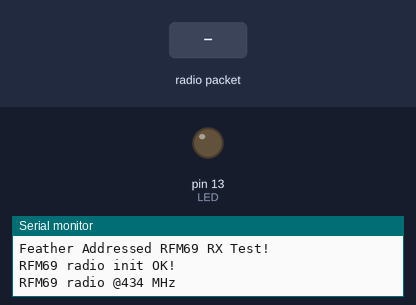
A sketch run on a simulated Arduino Uno, built with avr-gcc and run on an emulated ATmega328P. Parts: output pins drawn as LEDs (lit = HIGH), the last lines printed to the serial monitor. Dashed ring = blinking. The inputs (shaded band) are chosen by the test bench. No radio packets arrive unless stated; pins used as bus, display or sensor lines are not drawn.

Above: at 4.2 s.
4.3 s: radio packet "1" arrives
At 4.47 s:
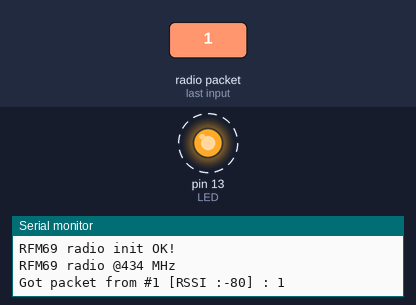
Timing chart, 0 to 7.3 s (numbered marks = the images above; inputs shaded):
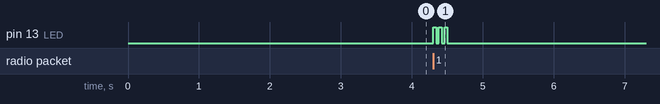

The sketch:

Testeur_reseau.ino
```cpp
// rf69 demo tx rx.pde
// -*- mode: C++ -*-
// Example sketch showing how to create a simple addressed, reliable messaging client
// with the RH_RF69 class. RH_RF69 class does not provide for addressing or
// reliability, so you should only use RH_RF69  if you do not need the higher
// level messaging abilities.
// It is designed to work with the other example rf69_server.
// Demonstrates the use of AES encryption, setting the frequency and modem
// configuration

#include <SPI.h>
#include <RH_RF69.h>
#include <RHReliableDatagram.h>
//#define ADAFRUIT_FEATHER_M0
/************ Radio Setup ***************/

// Change to 434.0 or other frequency, must match RX's freq!
#define RF69_FREQ 434.0

// who am i? (server address)
#define MY_ADDRESS     2

// Feather M0 w/Radio
#define RFM69_CS      8
#define RFM69_INT     3
#define RFM69_RST     4
#define LED           13


// Singleton instance of the radio driver
RH_RF69 rf69(RFM69_CS, RFM69_INT);

// Class to manage message delivery and receipt, using the driver declared above
RHReliableDatagram rf69_manager(rf69, MY_ADDRESS);


int16_t packetnum = 0;  // packet counter, we increment per xmission

void setup()
{
  Serial.begin(115200);
  //while (!Serial) { delay(1); } // wait until serial console is open, remove if not tethered to computer

  pinMode(LED, OUTPUT);
  delay(3000);

  pinMode(RFM69_RST, OUTPUT);
  digitalWrite(RFM69_RST, LOW);

  Serial.println("Feather Addressed RFM69 RX Test!");
  Serial.println();

  // manual reset
  digitalWrite(RFM69_RST, HIGH);
  delay(10);
  digitalWrite(RFM69_RST, LOW);
  delay(10);

  if (!rf69_manager.init()) {
    Serial.println("RFM69 radio init failed");
    while (1);
  }
  Serial.println("RFM69 radio init OK!");
  // Defaults after init are 434.0MHz, modulation GFSK_Rb250Fd250, +13dbM (for low power module)
  // No encryption
  if (!rf69.setFrequency(RF69_FREQ)) {
    Serial.println("setFrequency failed");
  }

  // If you are using a high power RF69 eg RFM69HW, you *must* set a Tx power with the
  // ishighpowermodule flag set like this:
  rf69.setTxPower(20, true);  // range from 14-20 for power, 2nd arg must be true for 69HCW

  // The encryption key has to be the same as the one in the server
  uint8_t key[] = { 0x01, 0x02, 0x03, 0x04, 0x05, 0x06, 0x07, 0x08,
                    0x01, 0x02, 0x03, 0x04, 0x05, 0x06, 0x07, 0x08};

  rf69.setEncryptionKey(key);

  pinMode(LED, OUTPUT);

  Serial.print("RFM69 radio @");  Serial.print((int)RF69_FREQ);  Serial.println(" MHz");
}


// Dont put this on the stack:
uint8_t data[] = "And hello back to you";
// Dont put this on the stack:
uint8_t buf[RH_RF69_MAX_MESSAGE_LEN];

void loop() {

  if (rf69_manager.available())
  {
    // Wait for a message addressed to us from the client
    uint8_t len = sizeof(buf);
    uint8_t from;
    /*if (rf69_manager.recvfromAck(buf, &len, &from)) {
      buf[len] = 0; // zero out remaining string

      Serial.print("Got packet from #"); Serial.print(from);
      Serial.print(" [RSSI :");
      Serial.print(rf69.lastRssi());
      Serial.print("] : ");
      Serial.println((char*)buf);
      Blink(LED, 40, 3); //blink LED 3 times, 40ms between blinks

      // Send a reply back to the originator client
      if (!rf69_manager.sendtoWait(data, sizeof(data), from))
        Serial.println("Sending failed (no ack)");
    }*/
    if (rf69_manager.recvfrom(buf, &len, &from)) {
      buf[len] = 0; // zero out remaining string

      Serial.print("Got packet from #"); Serial.print(from);
      Serial.print(" [RSSI :");
      Serial.print(rf69.lastRssi());
      Serial.print("] : ");
      Serial.println((char*)buf);
      Blink(LED, 40, 3); //blink LED 3 times, 40ms between blinks


    }


  }
}


void Blink(byte PIN, byte DELAY_MS, byte loops) {
  for (byte i=0; i<loops; i++)  {
    digitalWrite(PIN,HIGH);
    delay(DELAY_MS);
    digitalWrite(PIN,LOW);
    delay(DELAY_MS);
  }
}
```

Measured:
- after the input at 4.3 s, pin 13 (LED): alternates HIGH for 0.04 s and LOW for 0.04 s, 6 changes in all, then stays LOW, starting at once
